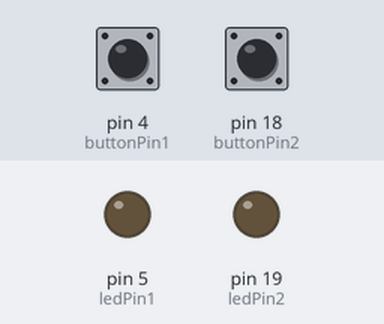
A sketch run on a simulated Arduino Uno, built with avr-gcc and run on an emulated ATmega328P. On the bench: output pins drawn as LEDs (lit = HIGH). Inputs (shaded band) come from the test bench; at power-on: pin 4 (buttonPin1) LOW, pin 18 (buttonPin2) LOW. What the sketch prints to the serial monitor is not drawn.

Above: at 1.2 s.
1.3 s: pin 4 (buttonPin1) pulled HIGH for 0.15 s
At 1.8 s:
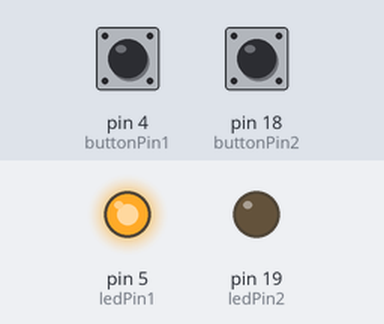
2.9 s: pin 18 (buttonPin2) pulled HIGH for 0.15 s
At 4.1 s:
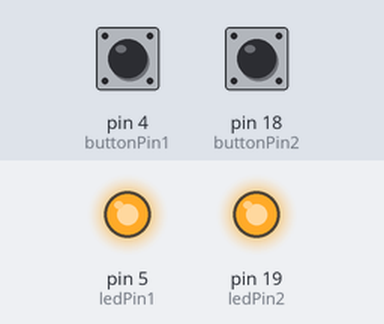
4.5 s: pin 4 (buttonPin1) pulled HIGH for 1 s
At 5.5 s:
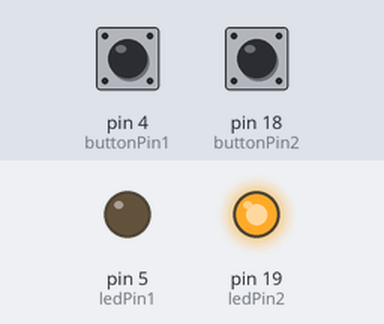
7.0 s: pin 4 (buttonPin1) pulled HIGH for 3.2 s
At 7.4 s:
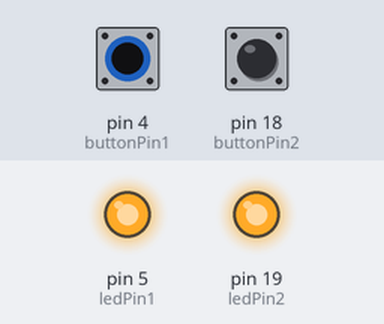
11.7 s: pin 18 (buttonPin2) pulled HIGH for 1 s
At 12.1 s:
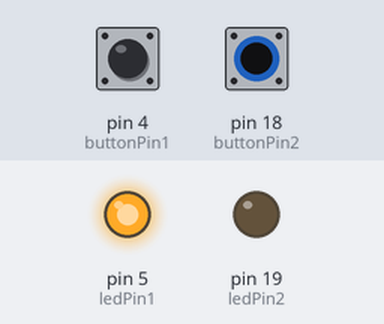
Timing chart, 0 to 14.7 s (numbered marks = the images above; inputs shaded):
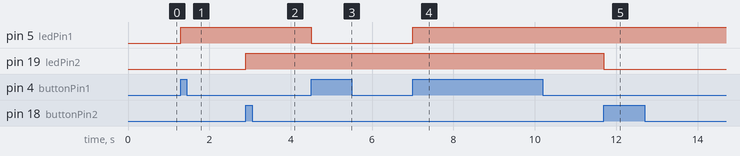

Measured:
- after the input at 1.3 s, pin 5 (ledPin1): LOW → HIGH at once
- after the input at 2.9 s, pin 19 (ledPin2): LOW → HIGH at once
- after the input at 4.5 s, pin 5 (ledPin1): HIGH → LOW at once
- after the input at 7.0 s, pin 5 (ledPin1): LOW → HIGH at once
- after the input at 11.7 s, pin 19 (ledPin2): HIGH → LOW at once

The sketch:

Digital_Read_with_Button_and_2_LED.ino
```cpp
/* Inital Declaration of user-defined functions */
void buttonInteract(int buttonPin, int ledPin, int& buttonState, bool& isOnState, int& lastButtonState);
void turnOnLED(int ledPin, bool& isOnState);
void turnOffLED(int ledPin, bool& isOnState);

/* Define the constants */
const int buttonPin1 = 4; // Using GPIO 4
const int buttonPin2 = 18; // Using GPIO 19
const int ledPin1 = 5; // Using GPIO 5
const int ledPin2 = 19; // Using GPIO 18
const int buttonDelay = 50; // Button delay predefined (to avoid button bounce)
const int baudRate = 115200; // Baud Rate

/* Define Global Variable */
int buttonState1 =  0; // Initial state of button is 0 (low) which is off
bool isOnState1 = false; // Initial state if lights will be on or off
int lastButtonState1 = LOW; // Initial last state of button

int buttonState2 =  0; // Initial state of button is 0 (low) which is off
bool isOnState2 = false; // Initial state if lights will be on or off
int lastButtonState2 = LOW; // Initial last state of button

/* The setup function runs once when you press reset or power the board */
void setup() {
  Serial.begin(baudRate); // Defining the data transfer rate (Baud Rate)
  pinMode(buttonPin1, INPUT); // Defining the GPIO for the button and declaring it as an input
  pinMode(ledPin1, OUTPUT); // Defining the GPIO for the LED and declaring it as an output
  pinMode(buttonPin2, INPUT); // Defining the GPIO for the button and declaring it as an input
  pinMode(ledPin2, OUTPUT); // Defining the GPIO for the LED and declaring it as an output
}

/* The loop function runs over and over again forever */
void loop() {
  // Button 1
  buttonInteract(buttonPin1, ledPin1, buttonState1, isOnState1, lastButtonState1);

  // Button 2
  buttonInteract(buttonPin2, ledPin2, buttonState2, isOnState2, lastButtonState2);
}


/* User defined function to turn on LED */
void turnOnLED(int ledPin, bool& isOnState) {
  digitalWrite(ledPin, HIGH);
  isOnState = true;
  Serial.println("LED is ON for: "); Serial.println(ledPin);
}

/* User defined function to turn off LED */
void turnOffLED(int ledPin, bool& isOnState) {
  digitalWrite(ledPin, LOW);
  isOnState = false;
  Serial.println("LED is OFF for: "); Serial.println(ledPin);
}

void buttonInteract(int buttonPin, int ledPin, int& buttonState, bool& isOnState, int& lastButtonState) {
  buttonState = digitalRead(buttonPin);

  // Will enter the IF statement if button is pressed and LED is OFF
  if (buttonState == HIGH && lastButtonState == LOW) {
      if (isOnState) {
        turnOffLED(ledPin, isOnState);
      } else {
        turnOnLED(ledPin, isOnState);
      }
    delay(buttonDelay); // This is to avoid button bounce (debounce logic)
  }
  lastButtonState = buttonState; // This will store the previous button state before it starts a new loop
}
```
